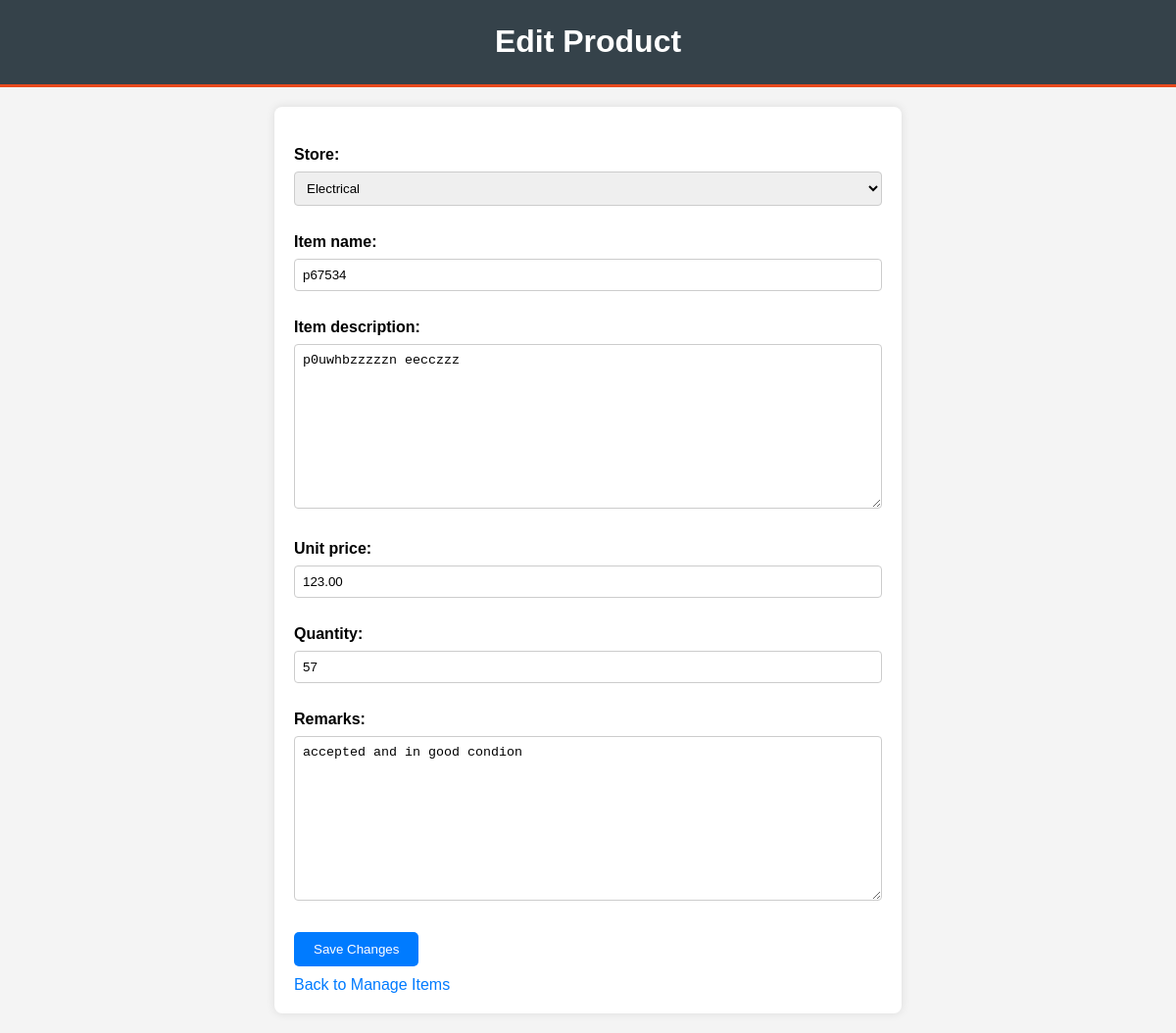
The page /dashboard/edit_product/3/ (signed in) on the database its author committed.
### dashboard/models.py (models this page shows, shortened)
class Product(models.Model):
    store = models.ForeignKey(Store, on_delete=models.CASCADE, related_name='products')
    item_name = models.CharField(max_length=255)
    item_description = models.TextField()
    unit_price = models.DecimalField(max_digits=10, decimal_places=2)
    quantity = models.PositiveIntegerField()
    total_price = models.DecimalField(max_digits=10, decimal_places=2, editable=False)
    remarks = models.TextField(blank=True, null=True)
    date = models.DateField(auto_now_add=True)

### dashboard/views.py (the view)
# urls.py: path('edit_product/<int:product_id>/', views.edit_product_view, name='edit_product'),
@login_required
def edit_product_view(request, product_id):
    product = get_object_or_404(Product, id=product_id)
    if request.method == 'POST':
        form = ProductForm(request.POST, instance=product)
        if form.is_valid():
            form.save()
            return redirect('manage_items')
    else:
        form = ProductForm(instance=product)
    return render(request, 'edit_product.html', {'form': form})

### dashboard/forms.py
class ProductForm(forms.ModelForm):
    class Meta:
        model = Product
        fields = ['store', 'item_name', 'item_description', 'unit_price', 'quantity', 'remarks']

### dashboard/models.py (called while the page is built)
    def __str__(self):
        return self.name

### dashboard/templates/edit_product.html (shortened to what this page needs)
<!DOCTYPE html>
<html lang="en">
<head>
</head>
<body>
    <header>
        <h1>Edit Product</h1>
    </header>
    <div class="container">
        <form method="post">
            {{ form.as_p }}
            <button type="submit">Save Changes</button>
        </form>
        <a href="{% url 'manage_items' %}">Back to Manage Items</a>
    </div>
</body>
</html>

### dashboard/templates/edit_product.html (style rules this page uses)
body { background-color: #f4f4f4; font-family: Arial, sans-serif; margin: 0; padding: 0; }
header { background-color: #35424a; color: #ffffff; text-align: center; padding: 3px 0; border-bottom: 3px solid #e8491d; }
.container { max-width: 600px; margin: 20px auto; padding: 20px; background-color: #ffffff; border-radius: 8px; box-shadow: 0 0 10px rgba(0, 0, 0, 0.1); }
form { margin-top: 20px; }
form label { display: block; margin-bottom: 8px; font-weight: bold; }
form input[type="text"], form input[type="number"], form textarea { width: 100%; padding: 8px; margin-bottom: 12px; border: 1px solid #ccc; border-radius: 4px; box-sizing: border-box; }
form select { width: 100%; padding: 8px; margin-bottom: 12px; border: 1px solid #ccc; border-radius: 4px; box-sizing: border-box; }
form button { background-color: #007bff; color: #ffffff; border: none; padding: 10px 20px; border-radius: 5px; cursor: pointer; transition: background-color 0.3s; }
a { display: inline-block; margin-top: 10px; color: #007bff; text-decoration: none; }

### rows shown on the page
Product: store "Electrical", item_name "p67534", item_description "p0uwhbzzzzzn eecczzz", unit_price "123.00", quantity "57", remarks "accepted and in good condion"
